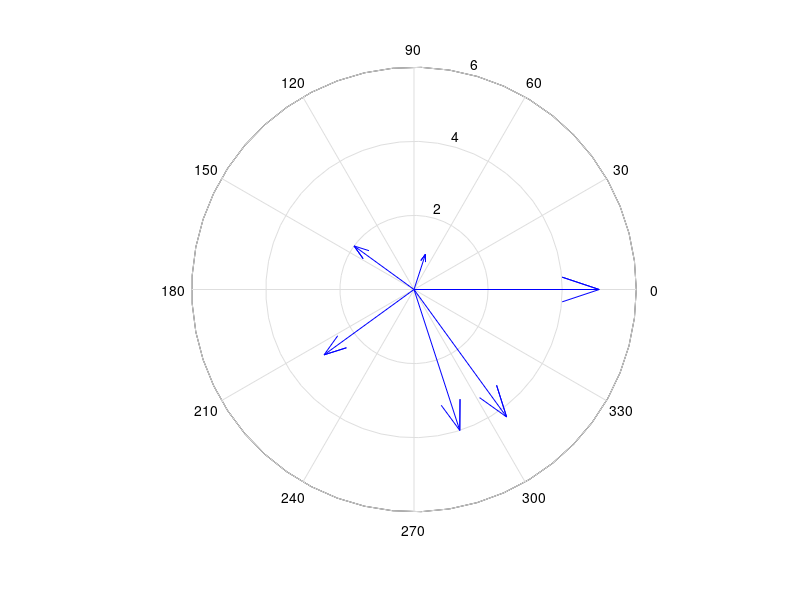

MATLAB code for this plot:
numOfCoils = 5;
coilsDirections = ones(numOfCoils,1);
ang = 2*pi/numOfCoils;
lengths = [1, 2, 3, 4, 5];
vects = ones(numOfCoils,1);
for i = 1:numOfCoils
    coilsDirections(i) = exp(1j*ang*i);
end
for i = 1:numOfCoils
    vects(i) = lengths(i) * coilsDirections(i);
end

vects(numOfCoils+1) = sum(vects);
% R=ceil(max(m)); r=R+0.3;
% polar(0,R), axis(r*[-1 1 -1 1])
% hold on
compass(vects);
%hold off